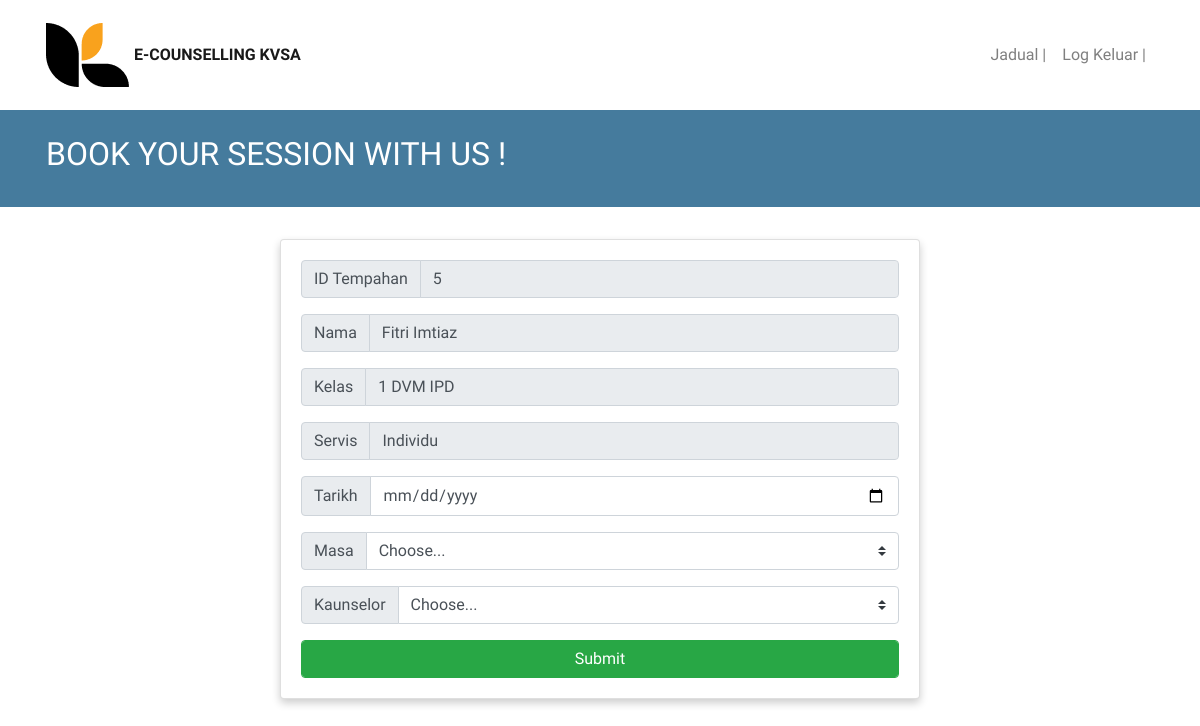
The app's page /form_edit.php?ID_Tempahan=5 with its own data.
### tables this page shows
CREATE TABLE `tempahan` (
  `ID_Tempahan` int(12) NOT NULL,
  `Nama` varchar(50) NOT NULL,
  `Kelas` varchar(20) NOT NULL,
  `Servis` varchar(30) NOT NULL,
  `Tarikh` date NOT NULL,
  `Masa` varchar(20) NOT NULL,
  `Kaunselor` varchar(30) NOT NULL,
  `status` varchar(20) NOT NULL,
  `sebab` varchar(100) NOT NULL
);

### form_edit.php (the view, shortened to what this page needs)
<?php
include 'conn.php';
$id = $_GET['ID_Tempahan'];
?>
<!DOCTYPE html>
<html>
<head>
    <link rel="stylesheet" href="https://cdn.jsdelivr.net/npm/bootstrap@4.0.0/dist/css/bootstrap.min.css"
>
    <link rel="stylesheet" type="text/css" href="css/style.css">
</head>
<body>
    <header class="header sticky-top">
        <nav class="navbar navbar-expand-lg sticky-top navbar-light bg-white py-3 shadow-sm">
            <div class="container"><a class="navbar-brand" href="#home">
                    <img src="img/logo.png">
                    <strong class="h6 mb-0 font-weight-bold text-uppercase">e-Counselling KVSA</strong></a>
                <div class="collapse navbar-collapse" id="navbarSupportedContent">
                    <ul class="navbar-nav ml-auto">
                       <li class="nav-item"><a class="nav-link" href="jadual.php">Jadual |</a></li>
                    <li class="nav-item"><a class="nav-link" href="logout.php">Log Keluar |</a></li>
                    </ul>
                </div>
            </div>
        </nav>
    </header>
    <section class="py-8 section-1" id="home">
        <div class="container">
            <div class="hero-h2">
                <h2>BOOK YOUR SESSION WITH US !</h2>
            </div>
        </div>
    </section>
<?php
$sql = "SELECT * FROM tempahan WHERE ID_Tempahan = '$id'";
$query = mysqli_query($mysqli,$sql);
$row = mysqli_fetch_array($query);
?>
    <section>
        <form action="pros_edit.php" method="POST">
        <div class="d-flex justify-content-center">
            <div class="card" style="width: 40rem;">
                <div class="card-body">
                    <div class="input-group mb-3">
                        <div class="input-group-prepend">
                            <span class="input-group-text" id="inputGroup-sizing-default">ID Tempahan</span>
                        </div>
                        <input type="text" class="form-control" aria-label="Default" aria-describedby="inputGroup-sizing-default" name="ID" value="<?php echo $row['ID_Tempahan']; ?>" readonly>
                    </div>
                    <div class="input-group mb-3">
                        <div class="input-group-prepend">
                            <span class="input-group-text" id="inputGroup-sizing-default">Nama</span>
                        </div>
                        <input type="text" class="form-control" aria-label="Default" aria-describedby="inputGroup-sizing-default" name="nama" value="<?php echo $row['Nama']; ?>" readonly>
                    </div>
                    <div class="input-group mb-3">
                        <div class="input-group-prepend">
                            <span class="input-group-text" id="inputGroup-sizing-default">Kelas</span>
                        </div>
                        <input type="text" class="form-control" aria-label="Default" aria-describedby="inputGroup-sizing-default" name="kelas" value="<?php echo $row['Kelas']; ?>" readonly>
                    </div>
                    <div class="input-group mb-3">
                        <div class="input-group-prepend">
                            <label class="input-group-text" for="inputGroupSelect01">Servis</label>
                        </div>
                       <input type="text" class="form-control" aria-label="Default" aria-describedby="inputGroup-sizing-default" name="kelas" value="<?php echo $row['Servis']; ?>" readonly>
                    </div>
                    <div class="input-group mb-3">
                        <div class="input-group-prepend">
                            <span class="input-group-text" id="inputGroup-sizing-default">Tarikh</span>
                        </div>
                        <input type="date" class="form-control" aria-label="Default" aria-describedby="inputGroup-sizing-default" name="tarikh">
                    </div>
                    <div class="input-group mb-3">
                        <div class="input-group-prepend">
                            <span class="input-group-text" id="inputGroup-sizing-default">Masa</span>
                        </div>
                        <select class="custom-select" id="inputGroupSelect01" name="masa">
                            <option selected>Choose...</option>
                        </select>
                    </div>
                    <div class="input-group mb-3">
                        <div class="input-group-prepend">
                            <label class="input-group-text" for="inputGroupSelect01">Kaunselor</label>
                        </div>
                        <select class="custom-select" id="inputGroupSelect01" name="kaunselor">
                            <option selected>Choose...</option>
                        </select>
                    </div>
                    <input type="submit" class="form-control btn btn-success" aria-label="Default" aria-describedby="inputGroup-sizing-default">
                </div>
            </div>
        </div>
    </form>
    </section>
</body>
</html>

### css/style.css (style rules this page uses)
* { box-sizing: border-box; }
body,html { height: 100%; margin: 0; line-height: 1.6; font-family: 'Solway',serif; }
.hero-h2 h2 { letter-spacing: 1.6%; line-height: 84.5px; }
.card { margin-top: 2rem; box-shadow: 0 4px 8px 0 rgba(0, 0, 0, 0.2); transition: 0.3s; width: 20%; margin-left: 2rem; margin-right: 2rem; }
.container { padding: 2px 16px; }

### form_edit.php (style rules this page uses)
#home { background-color: #457B9D; color: #FFFFFF; }

### records on screen
tempahan: ID "5", nama "Fitri Imtiaz", kelas "1 DVM IPD", kelas "Individu"
